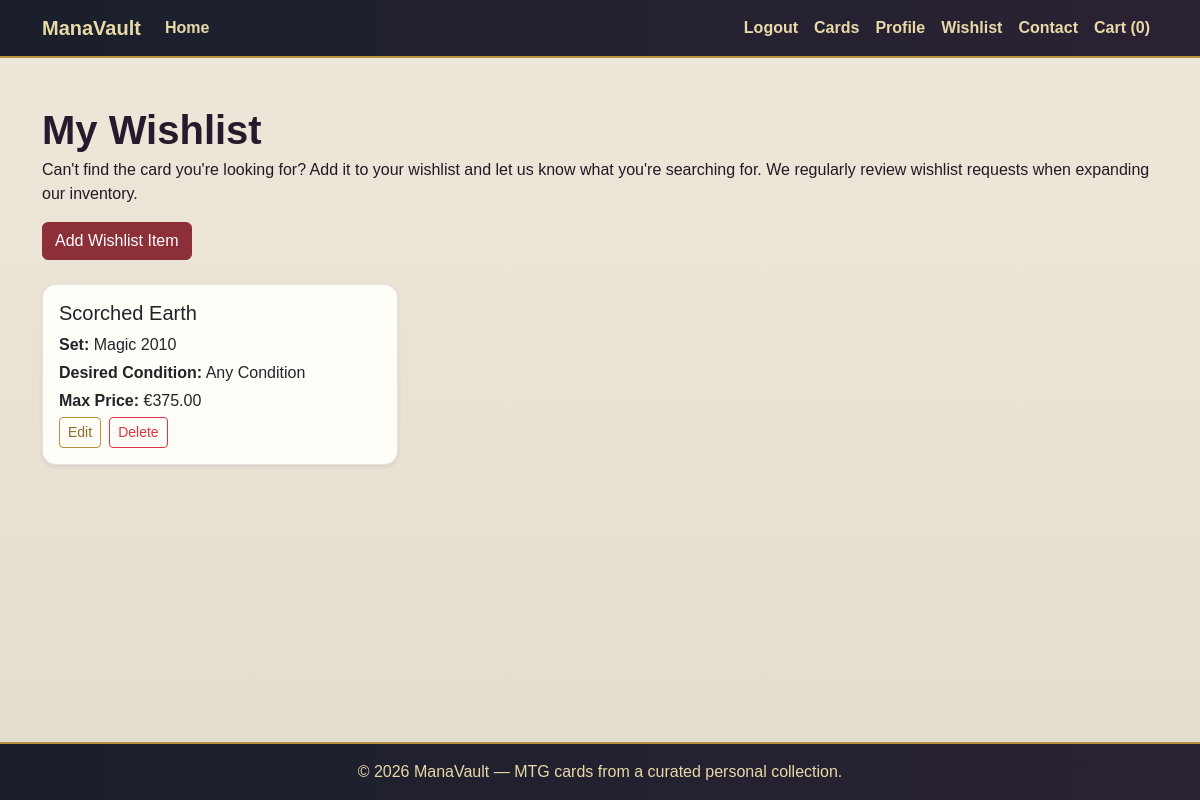
The page /wishlist/ (signed in) on the database its author committed.
### wishlist/models.py (models this page shows, shortened)
class WishlistItem(models.Model):
    CONDITION_CHOICES = [
        ('near_mint', 'Near Mint'),
        ('excellent', 'Excellent'),
        ('good', 'Good'),
        ('played', 'Played'),
        ('any', 'Any Condition'),
    ]
    user = models.ForeignKey(
        settings.AUTH_USER_MODEL,
        on_delete=models.CASCADE,
        related_name='wishlist_items'
    )
    card_name = models.CharField(max_length=100)
    set_name = models.CharField(max_length=100, blank=True)
    desired_condition = models.CharField(
        max_length=20,
        choices=CONDITION_CHOICES,
        default='any'
    )
    max_price = models.DecimalField(
        max_digits=6,
        decimal_places=2,
        blank=True,
        null=True
    )
    notes = models.TextField(blank=True)
    created_at = models.DateTimeField(auto_now_add=True)
    class Meta:
        ordering = ['-created_at']

### wishlist/views.py (the view)
# urls.py: path('wishlist/', include('wishlist.urls')),
@login_required
def wishlist(request):
    items = WishlistItem.objects.filter(user=request.user)
    return render(request, 'wishlist/wishlist.html', {
        'items': items,
    })

### templates/wishlist/wishlist.html (shortened to what this page needs)
{% extends 'base.html' %}
{% block content %}
<div class="py-4">
    <div class="d-flex justify-content-between align-items-center mb-4 flex-wrap gap-3">
        <div>
            <h1 class="mb-1">My Wishlist</h1>
            <p class="mb-0">
                Can't find the card you're looking for? Add it to your wishlist and let us know what you're searching for.
                We regularly review wishlist requests when expanding our inventory.
            </p>
        </div>
        <a href="{% url 'add_wishlist_item' %}" class="btn btn-primary">Add Wishlist Item</a>
    </div>
    {% if items %}
        <div class="row">
            {% for item in items %}
                <div class="col-md-6 col-lg-4 mb-4">
                    <div class="card h-100 shadow-sm">
                        <div class="card-body">
                            <h2 class="h5 card-title">{{ item.card_name }}</h2>
                            {% if item.set_name %}
                                <p class="mb-1"><strong>Set:</strong> {{ item.set_name }}</p>
                            {% endif %}
                            <p class="mb-1">
                                <strong>Desired Condition:</strong>
                                {{ item.get_desired_condition_display }}
                            </p>
                            {% if item.max_price %}
                                <p class="mb-1"><strong>Max Price:</strong> €{{ item.max_price }}</p>
                            {% endif %}
                            <div class="d-flex gap-2">
                                <a href="{% url 'edit_wishlist_item' item.id %}" class="btn btn-sm btn-outline-primary">
                                    Edit
                                </a>
                                <a href="{% url 'delete_wishlist_item' item.id %}" class="btn btn-sm btn-outline-danger">
                                    Delete
                                </a>
                            </div>
                        </div>
                    </div>
                </div>
            {% endfor %}
        </div>
    {% else %}
        <div class="alert alert-info">
            You do not have any wishlist items yet.
        </div>
        <a href="{% url 'add_wishlist_item' %}" class="btn btn-primary">Add Your First Wishlist Item</a>
    {% endif %}
</div>
{% endblock %}

### static/css/base.css (style rules this page uses)
body { min-height: 100vh; display: flex; flex-direction: column; background: linear-gradient(to bottom, #efe7da, #e4dccd); color: #1f1b24; font-family: Arial, sans-serif; }
h1, h2, h3, h4, h5 { color: #241c2c; font-weight: 700; }
.card { border: 1px solid rgba(43, 34, 51, 0.12); border-radius: 14px; overflow: hidden; background-color: #fffdf8; transition: transform 0.18s ease, box-shadow 0.18s ease; }
.btn-primary { background-color: #8c2f39; border-color: #8c2f39; color: #fff; }
.btn-outline-primary { border-color: #b8913f; color: #8a6a27; }
a { color: #8c2f39; }

### rows shown on the page
WishlistItem: card_name "Scorched Earth", set_name "Magic 2010", desired_condition "Any Condition", max_price "375.00"

### other values the page prints
{{ request.session.cart|length|default:0 }} "0"
